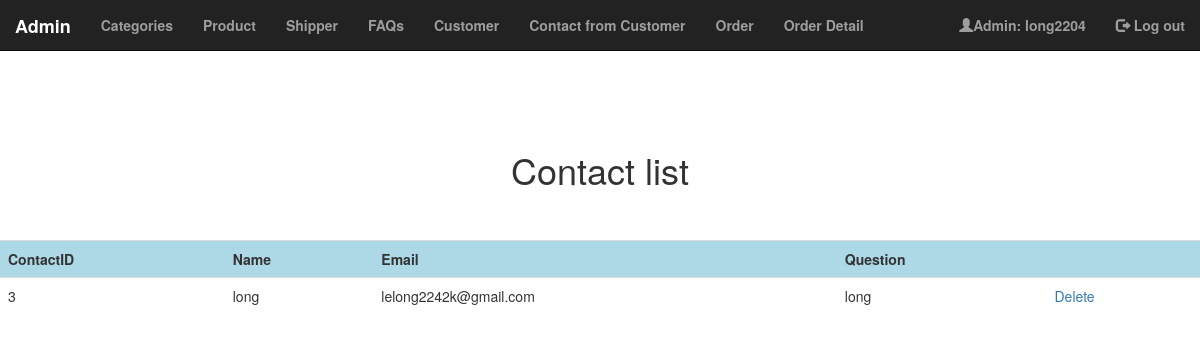
/code/foradmin/Contact/index.php (signed in), run on the app's committed database.
### tables this page shows
CREATE TABLE `contact` (
  `ContactID` int(11) NOT NULL,
  `Name` varchar(100) NOT NULL,
  `Email` varchar(260) DEFAULT NULL,
  `Question` varchar(1000) NOT NULL
);

### code/foradmin/lib/database.php (called while the page is built, shortened)
<?php
function db_connect() {
    $connection = mysqli_connect(DB_SERVER, DB_USER, DB_PASS, DB_NAME);
    return $connection;
}
$db = db_connect();
function confirm_query_result($result){
    global $db;
    if (!$result){
        echo mysqli_error($db);
        db_disconnect($db);
        exit;
    } else {
        return $result;
    }
}
function find_all_contact(){
    global $db;
    $sql = "SELECT * FROM Contact";
    $result = mysqli_query($db, $sql);
    return confirm_query_result($result);
}
?>

### code/foradmin/Contact/index.php (the view, shortened to what this page needs)
<?php
require_once('../admin/adminheader.php');
?>
<!DOCTYPE html>
<html>
<head>
</head>
<body>
    <h1 style="text-align:center;">Contact list</h1> <br><br>
    <table class="table table-striped">
        <tr>
            <th>ContactID</th>
            <th>Name</th>
            <th>Email</th>
            <th>Question</th>
            <th>&nbsp;</th>
  	    </tr>
        <?php
        $Contact_set = find_all_contact();
        $count = mysqli_num_rows($Contact_set);
        for ($i = 0; $i < $count; $i++):
            $contact = mysqli_fetch_assoc($Contact_set);
        ?>
            <tr>
                <td><?php echo $contact['ContactID']; ?></td>
                <td><?php echo $contact['Name']; ?></td>
                <td><?php echo $contact['Email']; ?></td>
                <td><?php echo $contact['Question']; ?></td>
                <td><a href="<?php echo 'delete.php?id='.$contact['ContactID']; ?>">Delete</a></td>
            </tr>
        <?php
        endfor;
        ?>
    </table>
</body>
</html>

### code/foradmin/Admin/AdminHeader.php (style rules this page uses)
body { margin-top:70px; }

### code/foradmin/Contact/index.php (style rules this page uses)
table th { background-color:lightblue; }

### data on the page
contact: ContactID "3", Name "long", Email "lelong2242k@gmail.com", Question "long"

### other printed values
$_SESSION['adminname'] "long2204"
